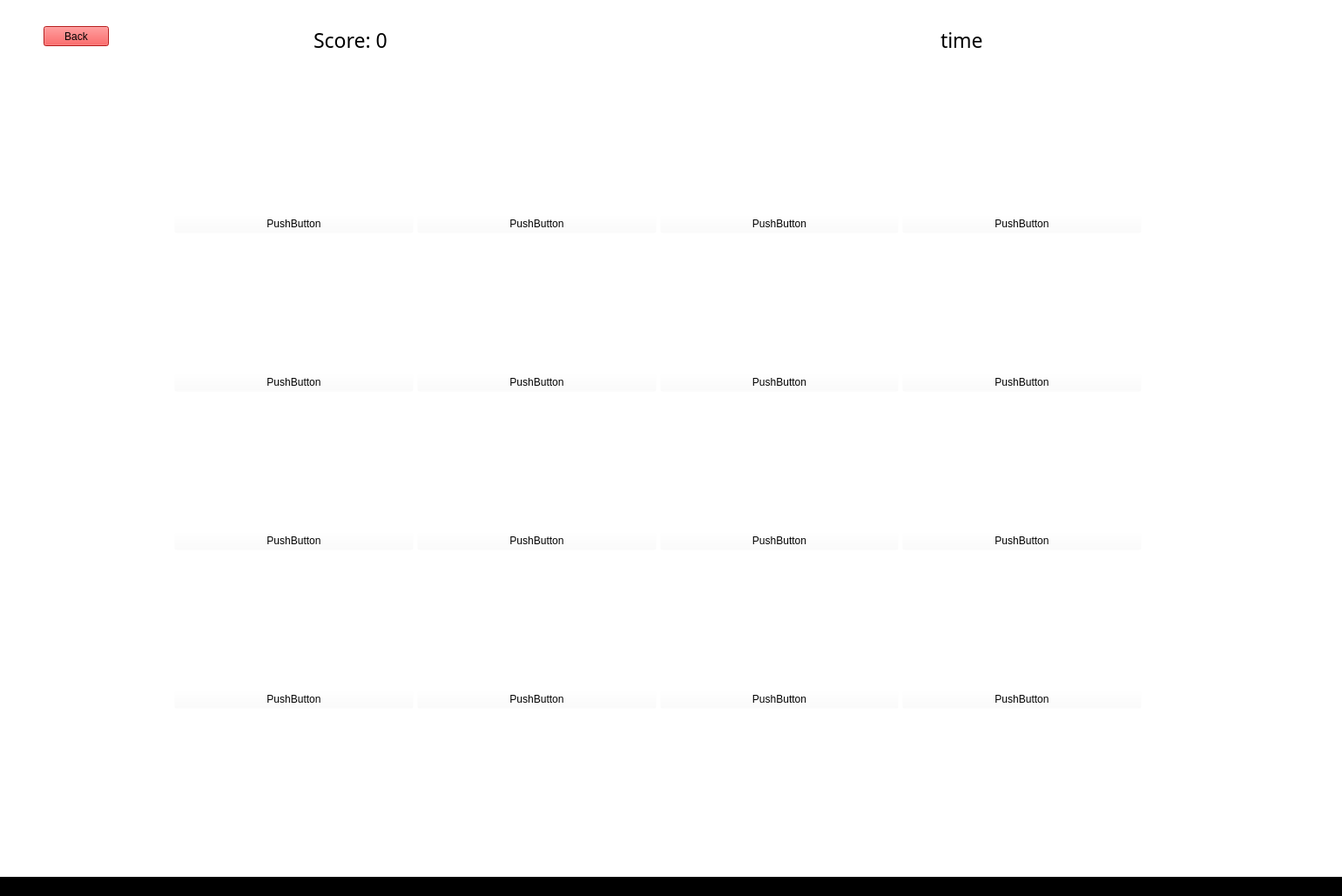
<?xml version="1.0" encoding="UTF-8"?>
<ui version="4.0">
 <class>MainWindow</class>
 <widget class="QMainWindow" name="MainWindow">
  <property name="geometry">
   <rect>
    <x>0</x>
    <y>0</y>
    <width>1541</width>
    <height>1029</height>
   </rect>
  </property>
  <property name="minimumSize">
   <size>
    <width>4</width>
    <height>4</height>
   </size>
  </property>
  <property name="windowTitle">
   <string>MainWindow</string>
  </property>
  <property name="styleSheet">
   <string notr="true">background-color: rgb(0, 0, 0);</string>
  </property>
  <widget class="QWidget" name="centralwidget">
   <widget class="QStackedWidget" name="stackedWidget">
    <property name="geometry">
     <rect>
      <x>-90</x>
      <y>-10</y>
      <width>1631</width>
      <height>1031</height>
     </rect>
    </property>
    <property name="font">
     <font>
      <pointsize>28</pointsize>
     </font>
    </property>
    <property name="styleSheet">
     <string notr="true">background-color: rgb(255, 255, 255);</string>
    </property>
    <property name="currentIndex">
     <number>2</number>
    </property>
    <widget class="QWidget" name="menu">
     <widget class="QLabel" name="label">
      <property name="geometry">
       <rect>
        <x>630</x>
        <y>250</y>
        <width>381</width>
        <height>151</height>
       </rect>
      </property>
      <property name="font">
       <font>
        <family>Bahnschrift Light</family>
        <pointsize>48</pointsize>
       </font>
      </property>
      <property name="text">
       <string>Click Trainer</string>
      </property>
     </widget>
     <widget class="QPushButton" name="grid">
      <property name="geometry">
       <rect>
        <x>720</x>
        <y>490</y>
        <width>141</width>
        <height>51</height>
       </rect>
      </property>
      <property name="styleSheet">
       <string notr="true">background-color: rgba(46, 204, 113, 1); </string>
      </property>
      <property name="text">
       <string>Grid</string>
      </property>
     </widget>
     <widget class="QPushButton" name="reac">
      <property name="geometry">
       <rect>
        <x>720</x>
        <y>430</y>
        <width>141</width>
        <height>51</height>
       </rect>
      </property>
      <property name="styleSheet">
       <string notr="true">background-color: rgba(46, 204, 113, 1); </string>
      </property>
      <property name="text">
       <string>Reacton Time</string>
      </property>
     </widget>
    </widget>
    <widget class="QWidget" name="page">
     <property name="styleSheet">
      <string notr="true">background-color: rgb(255, 255, 255);</string>
     </property>
     <widget class="QPushButton" name="goYellow">
      <property name="geometry">
       <rect>
        <x>180</x>
        <y>60</y>
        <width>75</width>
        <height>23</height>
       </rect>
      </property>
      <property name="styleSheet">
       <string notr="true">background-color: rgb(255, 37, 37);</string>
      </property>
      <property name="text">
       <string>Back</string>
      </property>
     </widget>
     <widget class="QPushButton" name="reacButton">
      <property name="geometry">
       <rect>
        <x>1080</x>
        <y>230</y>
        <width>81</width>
        <height>71</height>
       </rect>
      </property>
      <property name="styleSheet">
       <string notr="true">background-color: rgba(255, 255, 255, 0);</string>
      </property>
      <property name="text">
       <string/>
      </property>
     </widget>
    </widget>
    <widget class="QWidget" name="page_2">
     <widget class="QPushButton" name="goBlue">
      <property name="geometry">
       <rect>
        <x>140</x>
        <y>40</y>
        <width>75</width>
        <height>23</height>
       </rect>
      </property>
      <property name="styleSheet">
       <string notr="true">background-color: rgb(255, 37, 37);</string>
      </property>
      <property name="text">
       <string>Back</string>
      </property>
     </widget>
     <widget class="QWidget" name="layoutWidget">
      <property name="geometry">
       <rect>
        <x>290</x>
        <y>100</y>
        <width>1111</width>
        <height>881</height>
       </rect>
      </property>
      <layout class="QGridLayout" name="gridLayout" rowstretch="4,4,4,4" columnstretch="4,4,4,4" rowminimumheight="4,4,4,4" columnminimumwidth="4,4,4,4">
       <property name="sizeConstraint">
        <enum>QLayout::SetDefaultConstraint</enum>
       </property>
       <property name="spacing">
        <number>4</number>
       </property>
       <item row="0" column="2">
        <widget class="QPushButton" name="G3">
         <property name="styleSheet">
          <string notr="true">background-color: rgba(255, 255, 255, 0);</string>
         </property>
         <property name="text">
          <string>PushButton</string>
         </property>
        </widget>
       </item>
       <item row="0" column="1">
        <widget class="QPushButton" name="G2">
         <property name="styleSheet">
          <string notr="true">background-color: rgba(255, 255, 255, 0);</string>
         </property>
         <property name="text">
          <string>PushButton</string>
         </property>
        </widget>
       </item>
       <item row="2" column="0">
        <widget class="QPushButton" name="G9">
         <property name="styleSheet">
          <string notr="true">background-color: rgba(255, 255, 255, 0);</string>
         </property>
         <property name="text">
          <string>PushButton</string>
         </property>
        </widget>
       </item>
       <item row="1" column="2">
        <widget class="QPushButton" name="G7">
         <property name="styleSheet">
          <string notr="true">background-color: rgba(255, 255, 255, 0);</string>
         </property>
         <property name="text">
          <string>PushButton</string>
         </property>
        </widget>
       </item>
       <item row="3" column="2">
        <widget class="QPushButton" name="G15">
         <property name="styleSheet">
          <string notr="true">background-color: rgba(255, 255, 255, 0);</string>
         </property>
         <property name="text">
          <string>PushButton</string>
         </property>
        </widget>
       </item>
       <item row="1" column="0">
        <widget class="QPushButton" name="G5">
         <property name="styleSheet">
          <string notr="true">background-color: rgba(255, 255, 255, 0);</string>
         </property>
         <property name="text">
          <string>PushButton</string>
         </property>
        </widget>
       </item>
       <item row="3" column="0">
        <widget class="QPushButton" name="G13">
         <property name="styleSheet">
          <string notr="true">background-color: rgba(255, 255, 255, 0);</string>
         </property>
         <property name="text">
          <string>PushButton</string>
         </property>
        </widget>
       </item>
       <item row="2" column="3">
        <widget class="QPushButton" name="G12">
         <property name="styleSheet">
          <string notr="true">background-color: rgba(255, 255, 255, 0);</string>
         </property>
         <property name="text">
          <string>PushButton</string>
         </property>
        </widget>
       </item>
       <item row="2" column="2">
        <widget class="QPushButton" name="G11">
         <property name="styleSheet">
          <string notr="true">background-color: rgba(255, 255, 255, 0);</string>
         </property>
         <property name="text">
          <string>PushButton</string>
         </property>
        </widget>
       </item>
       <item row="0" column="3">
        <widget class="QPushButton" name="G4">
         <property name="styleSheet">
          <string notr="true">background-color: rgba(255, 255, 255, 0);</string>
         </property>
         <property name="text">
          <string>PushButton</string>
         </property>
        </widget>
       </item>
       <item row="1" column="1">
        <widget class="QPushButton" name="G6">
         <property name="styleSheet">
          <string notr="true">background-color: rgba(255, 255, 255, 0);</string>
         </property>
         <property name="text">
          <string>PushButton</string>
         </property>
        </widget>
       </item>
       <item row="2" column="1">
        <widget class="QPushButton" name="G10">
         <property name="styleSheet">
          <string notr="true">background-color: rgba(255, 255, 255, 0);</string>
         </property>
         <property name="text">
          <string>PushButton</string>
         </property>
        </widget>
       </item>
       <item row="3" column="3">
        <widget class="QPushButton" name="G16">
         <property name="styleSheet">
          <string notr="true">background-color: rgba(255, 255, 255, 0);</string>
         </property>
         <property name="text">
          <string>PushButton</string>
         </property>
        </widget>
       </item>
       <item row="1" column="3">
        <widget class="QPushButton" name="G8">
         <property name="styleSheet">
          <string notr="true">background-color: rgba(255, 255, 255, 0);</string>
         </property>
         <property name="text">
          <string>PushButton</string>
         </property>
        </widget>
       </item>
       <item row="0" column="0">
        <widget class="QPushButton" name="G1">
         <property name="styleSheet">
          <string notr="true">background-color: rgba(255, 255, 255, 0);</string>
         </property>
         <property name="text">
          <string>PushButton</string>
         </property>
        </widget>
       </item>
       <item row="3" column="1">
        <widget class="QPushButton" name="G14">
         <property name="styleSheet">
          <string notr="true">background-color: rgba(255, 255, 255, 0);</string>
         </property>
         <property name="text">
          <string>PushButton</string>
         </property>
        </widget>
       </item>
      </layout>
     </widget>
     <widget class="QLabel" name="score">
      <property name="geometry">
       <rect>
        <x>450</x>
        <y>20</y>
        <width>251</width>
        <height>71</height>
       </rect>
      </property>
      <property name="font">
       <font>
        <family>Lucida Sans Unicode</family>
        <pointsize>17</pointsize>
       </font>
      </property>
      <property name="text">
       <string>Score: 0</string>
      </property>
     </widget>
     <widget class="QLabel" name="time">
      <property name="geometry">
       <rect>
        <x>1170</x>
        <y>20</y>
        <width>181</width>
        <height>71</height>
       </rect>
      </property>
      <property name="font">
       <font>
        <family>Lucida Sans Unicode</family>
        <pointsize>17</pointsize>
       </font>
      </property>
      <property name="text">
       <string>time</string>
      </property>
     </widget>
    </widget>
   </widget>
  </widget>
  <widget class="QMenuBar" name="menubar">
   <property name="geometry">
    <rect>
     <x>0</x>
     <y>0</y>
     <width>1541</width>
     <height>21</height>
    </rect>
   </property>
  </widget>
  <widget class="QStatusBar" name="statusbar"/>
 </widget>
 <resources/>
 <connections/>
</ui>
